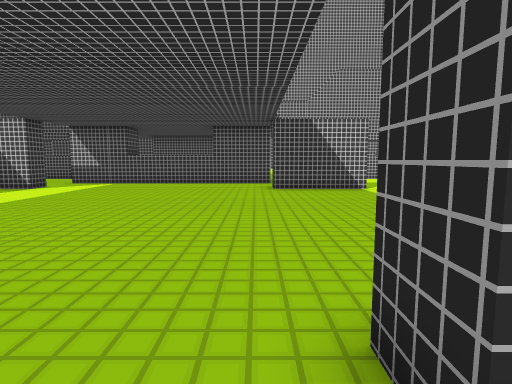
[1] (above)

19 first-person views from a walk through a scene from a Unity 3-D project. The camera is 1.2 m above the floor, tilts 6° down and sees 80° across. The floor is counted in squares, 1 m on a side. Each view is taken from the middle of a square. On the plan, view 1 faces up. The plan holds only what a view shows up to about 13 squares ahead; the rest is blank. The place goes on beyond the plan.

[2]
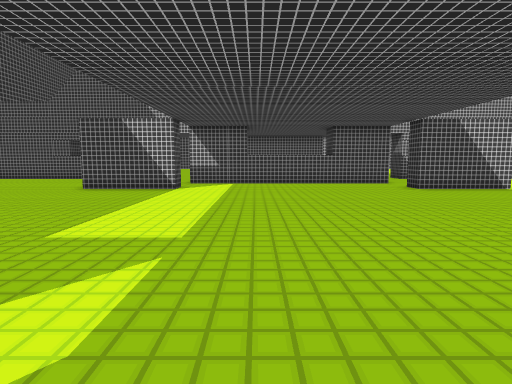

[3]
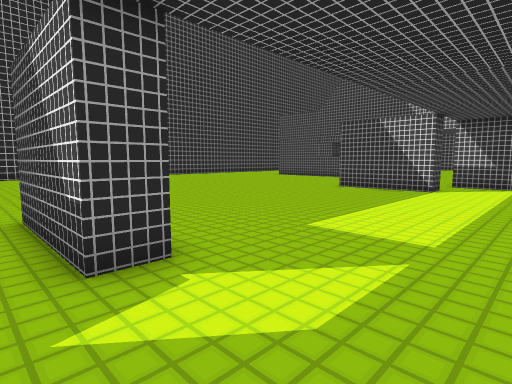

[4]
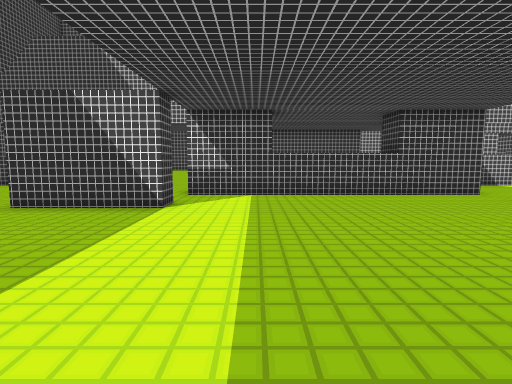

[5]
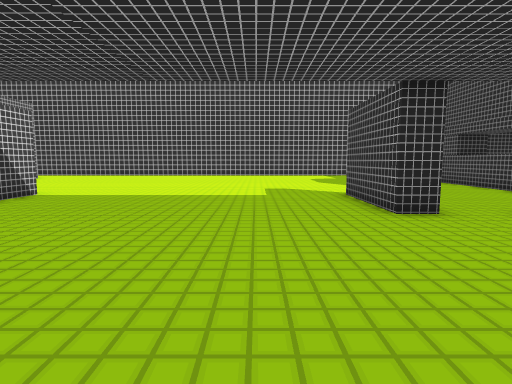

[6]
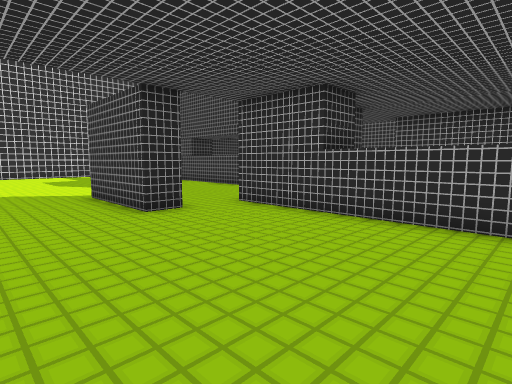

[7]
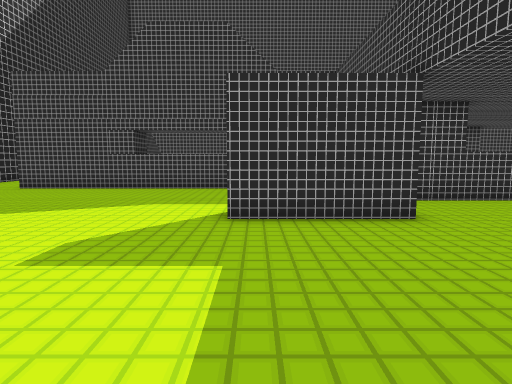

[8]
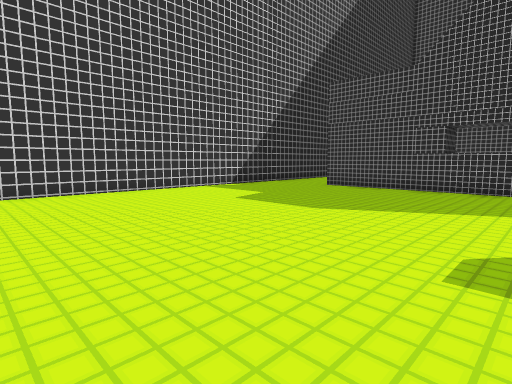

[9]
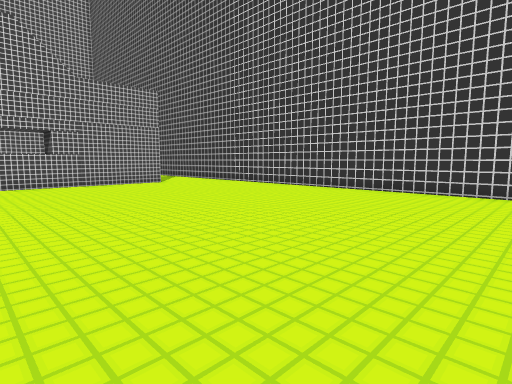

[10]
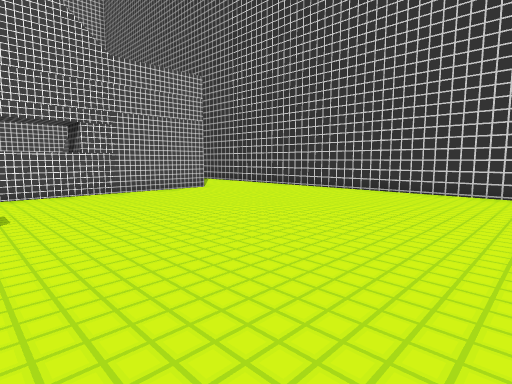

[11]
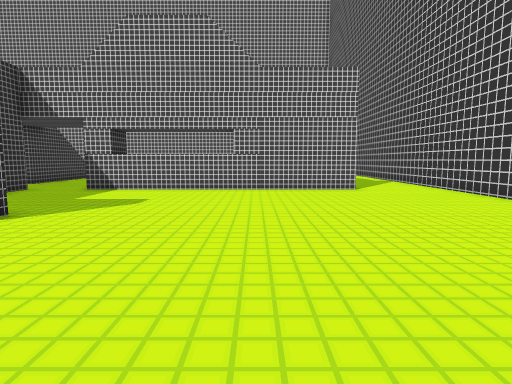

[12]
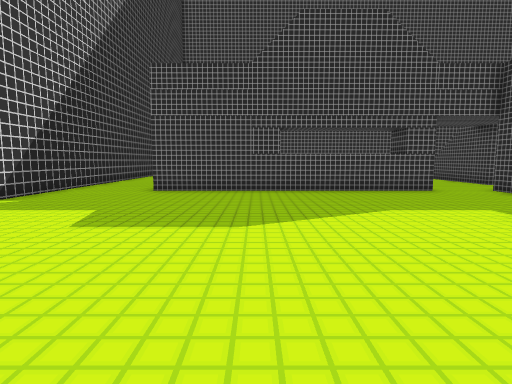

[13]
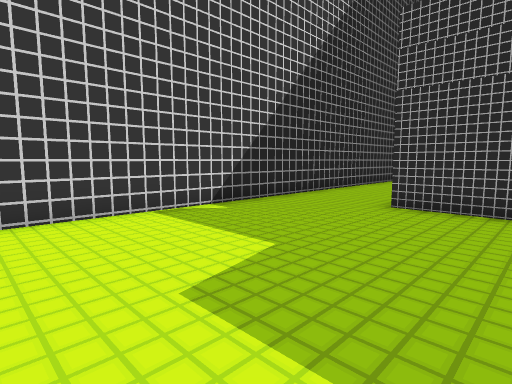

[14]
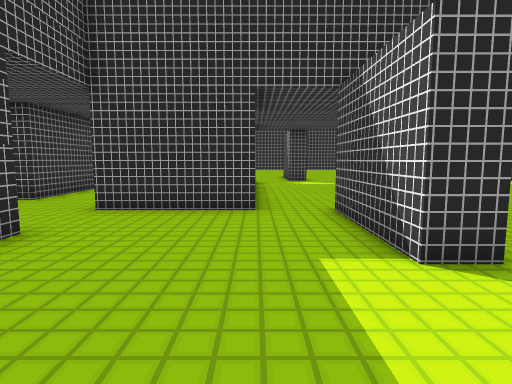

[15]
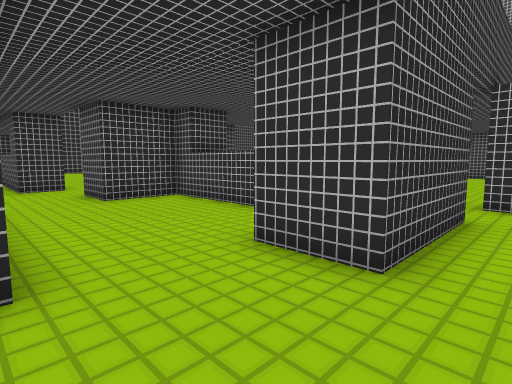

[16]
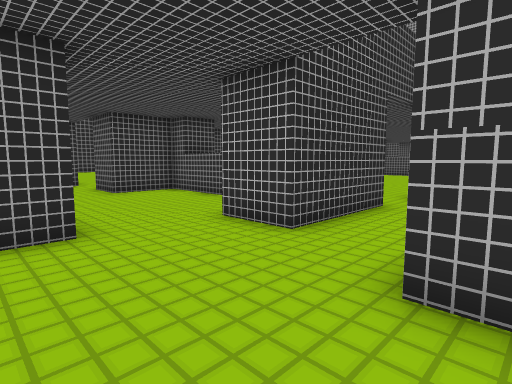

[17]
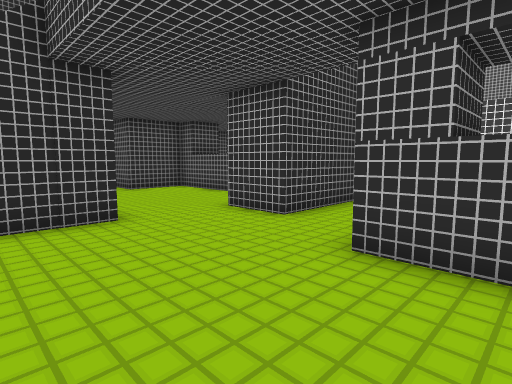

[18]
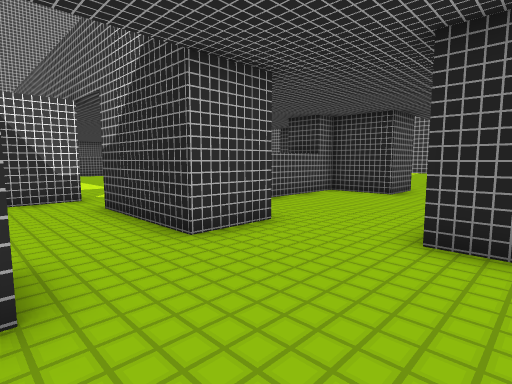

[19]
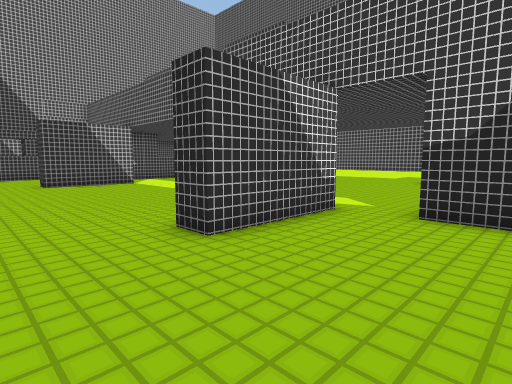

### Floor plan
Points are (right, up) in squares from view 1. A wall is a line through its corners. A room is listed if a view was taken in it or the views show most of it. See-through windows are left out.
Room 1 (views 1, 2, 3, 4, 5, 6, 7, 8, 9, 10, 11, 12, 13, 14, 15, 16, 17, 18, 19)
walls: (0.7, 1.9) (4.6, 1.9) (4.6, 0.9) (0.7, 0.9) (0.7, 1.9); (-2.1, -2.5) (-2.1, -1); (-5.6, -1) (0.7, -1) (0.7, -4.9) (-1.2, -4.9) (-1.2, -2.5) (-7.4, -2.5) (-7.4, -4.9) (-9.3, -4.9) (-9.3, -1); (-6.5, -1) (-6.5, -2.5); (3, -4.9) (14, -4.9); (4.6, 12.6) (0.7, 12.6) (0.7, 13.1); (-9.3, 1.9) (-9.3, 0.9) (-13.2, 0.9) (-13.2, 1.9); (0.8, 15.5) (-9.4, 15.5); (-9.3, 13.6) (-9.3, 12.6) (-13.2, 12.6); (-11.7, -4.8) (-11.7, -5.4); (14.1, 19.3) (3.1, 19.3); (17.7, -8.9) (17.7, 17.6)
ways out: opening at (-4, 16); opening at (2.5, 19); opening at (16, 18.7)

Positions as (right, up) in squares from view 1, and headings:
1: (0, 0), facing up
2: (-6, 0), facing up
3: (-6, 0), facing up-left
4: (-7, 5), facing up
5: (-6, 5), facing right
6: (-6, 5), facing down-right
7: (4, 8), facing down
8: (6, 8), facing down-right
9: (6, 4), facing up-right
10: (6, 8), facing up-right
11: (10, 7), facing up
12: (10, 7), facing down
13: (11, 3), facing down-right
14: (8, -1), facing left
15: (2, -8), facing up-left
16: (4, -9), facing up-left
17: (5, -10), facing up-left
18: (-12, -9), facing up-right
19: (-16, -3), facing up-right
